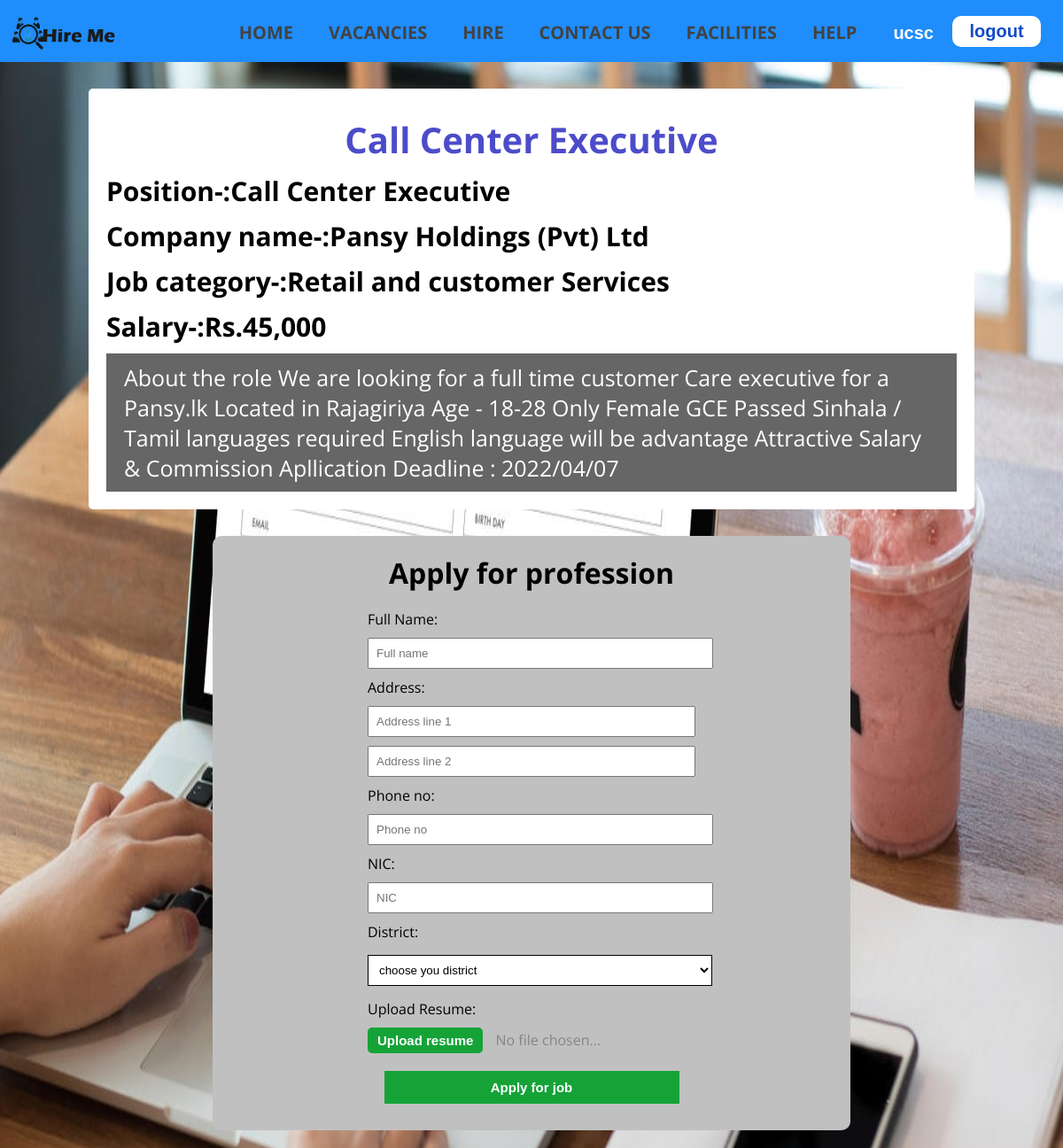
Page /views/apply.php?vacancy_id=2 (signed in) on the committed database.
### tables this page shows
CREATE TABLE `vacancy` (
  `vacancy_id` int(11) NOT NULL,
  `job_title` varchar(255) NOT NULL,
  `position` varchar(100) NOT NULL,
  `company` varchar(100) NOT NULL,
  `salary` varchar(100) NOT NULL,
  `category` varchar(255) NOT NULL,
  `description` longtext NOT NULL
);

### views/apply.php (the view, shortened to what this page needs)
<?php
include('../db/db_connect.php');
$vacancy_id = $_GET['vacancy_id'];
if (isset($_GET['vacancy_id'])) {
     $query1 = "SELECT * FROM vacancy WHERE vacancy_id='{$vacancy_id}'";
     $result1 = mysqli_query($conn, $query1);
     $row = mysqli_fetch_assoc($result1);
}
?>
<!DOCTYPE html>
<html lang="en">
<head>
     <link rel="stylesheet" href="https://cdnjs.cloudflare.com/ajax/libs/font-awesome/6.0.0-beta3/css/all.min.css">
     <link rel="stylesheet" href="../public/css/header.css">
     <link rel="stylesheet" href="../public/css/apply.css">
     <link rel="stylesheet" href="../public/css/footer.css">
</head>
<body>
     <?php
     include('header.php');
     ?>
     <div class="main-container">
          <div class="bg-modal">
               <div class="modal-contents">
                    <div class="model-sub-container">
                         <h1><?= $row['job_title']; ?></h1>
                         <h2>Position-:<?= $row['position']; ?></h2>
                         <h2>Company name-:<?= $row['company']; ?></h2>
                         <h2>Job category-:<?= $row['category']; ?></h2>
                         <h2>Salary-:<?= $row['salary']; ?></h2>
                         <div class="description">
                              <p><?= $row['description']; ?></p>
                         </div>
                    </div>
               </div>
          </div>
          <div class="container">
               <h1>Apply for profession</h1>
               <form action="" method="POST" enctype="multipart/form-data">
                    <div class="sub-container">
                         <div>
                              <label for="job-title">Full Name:</label>
                         </div>
                         <div>
                              <input type="text" placeholder="Full name" name="full-name">
                         </div>
                    </div>
                    <div class="sub-container">
                         <label for="position">Address:</label>
                         <div class="address">
                              <div>
                                   <input type="text" placeholder="Address line 1" name="position" class="address-1" name="address-1">
                              </div>
                              <div>
                                   <input type="text" placeholder="Address line 2" name="position" class="address-2" name="address-2">
                              </div>
                         </div>
                    </div>
                    <div class="sub-container">
                         <label for="salary">Phone no:</label>
                         <input type="text" placeholder="Phone no" name="phone-no">
                    </div>
                    <div class="sub-container">
                         <label for="nic">NIC:</label>
                         <input type="text" placeholder="NIC" name="nic">
                    </div>
                    <div class="sub-container">
                         <label for="district">District:</label>
                         <select name="districts" id="district" name="district">
                              <option value="" disabled='disabled' selected>choose you district</option>
                         </select>
                    </div>
                    <div class="sub-container" class="cv-upload">
                         <label for="cv">Upload Resume:</label>
                         <div>
                              <button id="cv-btn" type="button">Upload resume</button>
                              <span id="cv-text">No file chosen...</span>
                         </div>
                    </div>
                    <input type="submit" value="Apply for job" name="apply" class="btn">
               </form>
          </div>
     </div>
</body>
</html>

### public/css/header.css (style rules this page uses)
body { font-family: "Open Sans", sans-serif; }
* { margin: 0; padding: 0; }
@media screen and (max-width: 1300px) { body { background-size: auto; } }

### public/css/apply.css (style rules this page uses)
body { background-image: url('../assets/images/apply-bg.jpg'); background-repeat: no-repeat; background-size: 100% 110%; margin: 0; padding: 0; font-family: 'Open Sans', sans-serif; }
.main-container { display: flex; flex-direction: column; margin-top: 100px; margin-bottom: 20px; }
.container { margin-top: 30px; margin-left: auto; margin-right: auto; padding-top: 10px; padding-bottom: 20px; padding-right: 5%; padding-left: 5%; height: auto; width: 50%; display: flex; flex-direction: column; align-items: center; justify-content: center; background-color: rgb(192, 192, 192); border-radius: 10px; }
.container h1 { margin-top: 10px; margin-bottom: 20px; }
.bg-modal { width: 100%; height: 100%; top: 0; display: flex; justify-content: center; align-items: center; }
.modal-contents { height: auto; width: 80%; background-color: white; padding: 20px; border-radius: 5px; }
.model-sub-container { display: flex; flex-direction: column; }
.model-sub-container h1 { color: rgb(76, 76, 202); font-size: 40px; margin-top: 10px; margin-bottom: 5px; text-align: center; }
.model-sub-container h2 { font-size: 30px; margin-top: 5px; margin-bottom: 5px; margin-left: 0px; }
.model-sub-container h2:last-of-type { margin-bottom: 10px; }
.model-sub-container .description { padding: 10px 20px; background-color: #666; color: white; font-size: 25px; }
.sub-container { display: flex; flex-direction: column; width: auto; }
input { margin: 10px auto; display: block; width: 100%; padding: 8px; }
select { width: 105%; display: block; margin: 15px auto; padding: 8px; background-color: white; border: 1px solid black; }
.address-1,.address-2 { width: 350px; }
.btn { background-color: rgb(21, 163, 56); border: 2px solid transparent; color: white; font-size: 15px; font-weight: bold; width: 90%; }
#cv-btn { margin: 10px auto; padding: 5px 10px; background-color: rgb(21, 163, 56); color: white; border: 1px solid transparent; border-radius: 5px; font-weight: bold; font-size: 15px; }
#cv-text { margin-left: 10px; color: rgb(133, 132, 132); }

### rows in the picture
vacancy: job_title "Call Center Executive", position "Call Center Executive", company "Pansy Holdings (Pvt) Ltd", category "Retail and customer Services", salary "Rs.45,000", description "About the role We are looking for a full time customer Care executive for a Pansy.lk Located in Rajagiriya Age - 18-28 Only Female GCE Passed Sinhala / Tamil languages required English language will be advantage Attractive Salary & Commission Apllication Deadline : 2022/04/07"

### other values in the picture
$login_display "ucsc"
